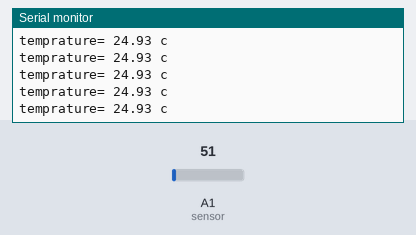
Recording of a sketch running on a simulated Arduino Uno, built with avr-gcc and run on an emulated ATmega328P. Parts: the last lines printed to the serial monitor. Inputs (shaded band) come from the test bench; at power-on: A1 (sensor) = 51.

Above: at 1.2 s.
1.3 s: A1 (sensor) set to 61
At 1.31 s:
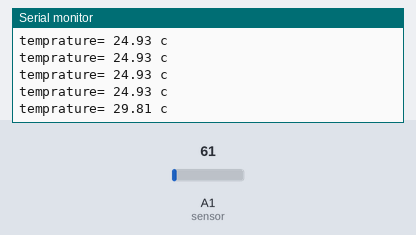
2.8 s: A1 (sensor) set to 71
At 2.82 s:
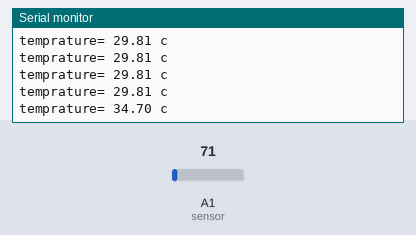
Timing chart, 0 to 5.8 s (numbered marks = the images above; inputs shaded):
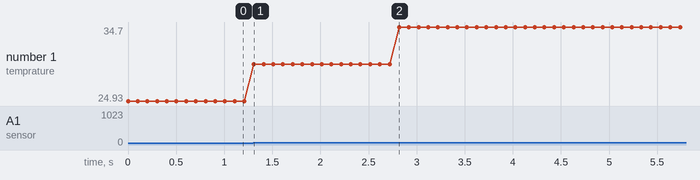

Measured:
- after the input at 1.3 s, the serial monitor: prints a new line at once (image 1)
- after the input at 2.8 s, the serial monitor: prints a new line at once (image 2)
- plotted number 1: 24.93 → 29.81 after the input at 1.3 s, 29.81 → 34.7 after the input at 2.8 s

The sketch:

LM35.ino
```cpp
int sensor=A1;
float volt;
float temp;

void setup() {
  // put your setup code here, to run once:
Serial.begin(9600);
pinMode(sensor, INPUT);
}

void loop() {
  // put your main code here, to run repeatedly:
float value=analogRead(A1);
volt=(value*(5.0/1023));
temp=(volt*100.0);              /* 10 mV =1 c         LM35 temprature (-60<temp<150) */
Serial.print("temprature= " );
Serial.print(temp);
Serial.println(" c");
delay(100);
}
```
